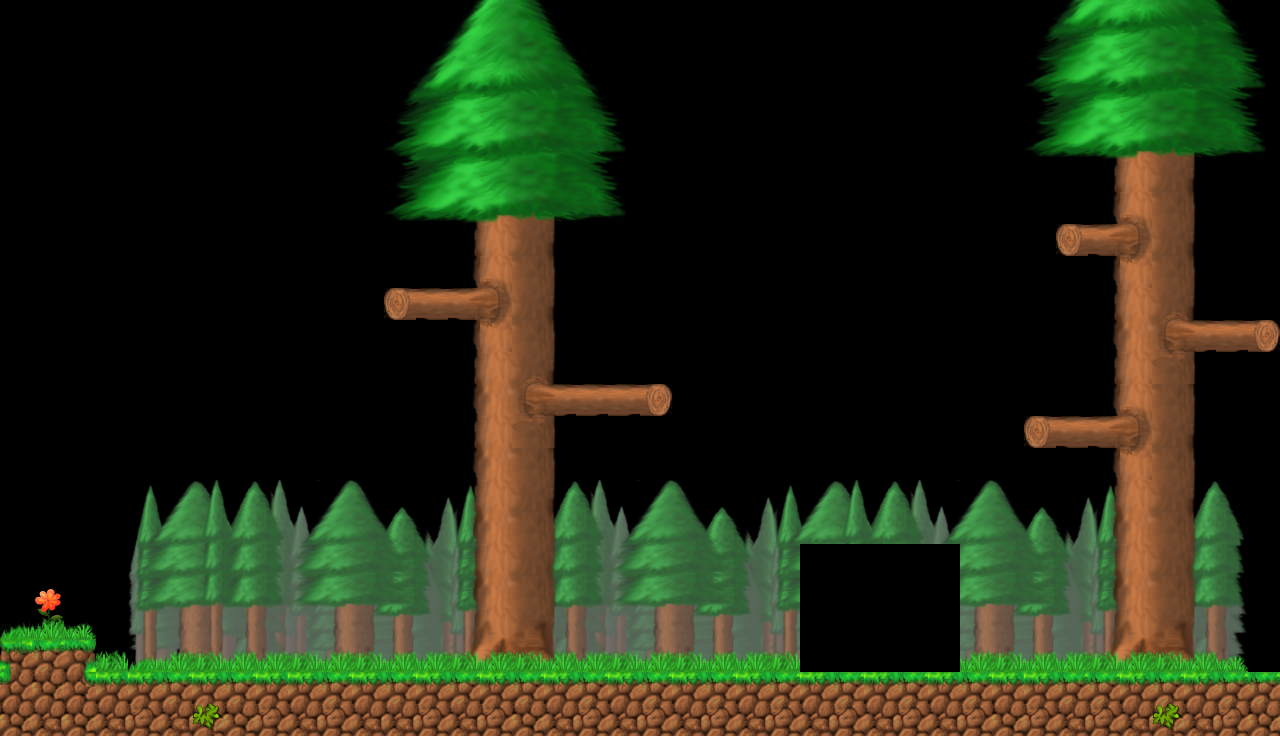

The image is a tile-based game level rendered from a .tmx file. Its description and complete source (layers, tilesets, objects, tile grids) follow:
An orthogonal 40x23 tile map with 32x32 px tiles, 1 tile layer (Tile Layer 1).

<map version="1.2" tiledversion="1.2.0" orientation="orthogonal" renderorder="right-down" width="40" height="23" tilewidth="32" tileheight="32" infinite="0" nextlayerid="2" nextobjectid="1">
 <tileset firstgid="1" source="tilemap.tsx" />
 <layer id="1" name="Tile Layer 1" width="40" height="23">
  <data encoding="csv">
0,0,0,0,0,0,0,0,0,0,0,0,89,90,91,92,93,94,95,96,0,0,0,0,0,0,0,0,0,0,0,0,217,218,219,220,221,222,223,224,
0,0,0,0,0,0,0,0,0,0,0,0,153,154,155,156,157,158,159,160,0,0,0,0,0,0,0,0,0,0,0,0,281,282,283,284,285,286,287,288,
0,0,0,0,0,0,0,0,0,0,0,0,217,218,219,220,221,222,223,224,0,0,0,0,0,0,0,0,0,0,0,0,345,346,347,348,349,350,351,352,
0,0,0,0,0,0,0,0,0,0,0,0,281,282,283,284,285,286,287,288,0,0,0,0,0,0,0,0,0,0,0,0,409,410,411,412,413,414,415,416,
0,0,0,0,0,0,0,0,0,0,0,0,345,346,347,348,349,350,351,352,0,0,0,0,0,0,0,0,0,0,0,0,473,474,475,476,477,478,479,480,
0,0,0,0,0,0,0,0,0,0,0,0,409,410,411,412,413,414,415,416,0,0,0,0,0,0,0,0,0,0,0,0,0,0,539,540,541,542,0,0,
0,0,0,0,0,0,0,0,0,0,0,0,473,474,475,476,477,478,479,480,0,0,0,0,0,0,0,0,0,0,0,0,0,0,603,538,605,606,0,0,
0,0,0,0,0,0,0,0,0,0,0,0,0,0,539,540,541,542,0,0,0,0,0,0,0,0,0,0,0,0,0,0,0,3558,3560,602,541,542,0,0,
0,0,0,0,0,0,0,0,0,0,0,0,0,0,603,538,605,606,0,0,0,0,0,0,0,0,0,0,0,0,0,0,0,0,603,666,605,606,0,0,
0,0,0,0,0,0,0,0,0,0,0,0,3558,3559,3560,602,541,542,0,0,0,0,0,0,0,0,0,0,0,0,0,0,0,0,539,540,543,544,0,0,
0,0,0,0,0,0,0,0,0,0,0,0,0,0,603,666,605,606,0,0,0,0,0,0,0,0,0,0,0,0,0,0,0,0,603,604,607,3494,3495,3496,
0,0,0,0,0,0,0,0,0,0,0,0,0,0,539,540,543,544,0,0,0,0,0,0,0,0,0,0,0,0,0,0,0,0,539,540,671,672,0,0,
0,0,0,0,0,0,0,0,0,0,0,0,0,0,603,604,607,3494,3495,3495,3496,0,0,0,0,0,0,0,0,0,0,0,0,0,603,538,605,606,0,0,
0,0,0,0,0,0,0,0,0,0,0,0,0,0,539,540,671,672,0,0,0,0,0,0,0,0,0,0,0,0,0,0,3558,3559,3560,602,541,542,0,0,
0,0,0,0,0,0,0,0,0,0,0,0,0,0,603,604,605,606,0,0,0,0,0,0,0,0,0,0,0,0,0,0,0,0,603,666,605,606,0,0,
0,0,0,0,1306,1307,1308,1309,1311,1312,1314,1315,1316,1318,1703,1691,1692,1693,1311,1312,1314,1315,1316,1318,1319,1307,1308,1309,1311,1312,1314,1315,1316,1318,1703,1691,1692,1693,1694,0,
0,0,0,0,1370,1371,1372,1373,1375,1376,1378,1379,1380,1382,1767,1755,1756,1757,1375,1376,1378,1379,1380,1382,1383,1371,1372,1373,1375,1376,1378,1379,1380,1382,1767,1755,1756,1757,1758,0,
0,0,0,0,1434,1435,1436,1437,1439,1440,1442,1443,1444,1446,1831,1819,1820,1821,1439,1440,1442,1443,1444,1446,1447,330,331,332,333,334,1442,1443,1444,1446,1831,1819,1820,1821,1822,0,
0,661,0,0,1498,1499,1500,1501,1503,1504,1506,1507,1508,1510,1895,1883,1884,1885,1503,1504,1506,1507,1508,1510,1511,394,395,396,397,398,1506,1507,1508,1510,1895,1883,1884,1885,1886,0,
802,725,805,0,1562,1563,1564,1565,1567,1568,1570,1571,1572,1574,1959,1947,1948,1949,1567,1568,1570,1571,1572,1574,1575,458,459,460,461,462,1570,1571,1572,1574,1959,1947,1948,1949,1950,0,
4003,3879,4004,804,1626,1627,1628,1629,1631,1632,1634,1635,1636,1638,2023,2011,2012,2013,1631,1632,1634,1635,1636,1638,1639,522,523,524,525,526,1634,1635,1636,1638,2023,2011,2012,2013,2014,0,
3940,3942,3939,3878,3878,3879,3878,3879,3878,3878,3879,3878,3879,3878,3879,3878,3879,3878,3879,3878,3879,3878,3879,3878,3879,3878,3879,3878,3879,3878,3879,3878,3878,3879,3879,3878,3879,3878,3879,3879,
3942,4006,3942,4006,4007,4006,3943,3942,4007,4006,4007,4006,4006,4007,4006,4007,3942,4006,4007,4006,4007,4006,4007,4006,4007,4006,4007,4006,4007,4006,4007,3942,4007,4006,4007,4006,3943,4006,4007,3942
</data>
 </layer>
</map>
